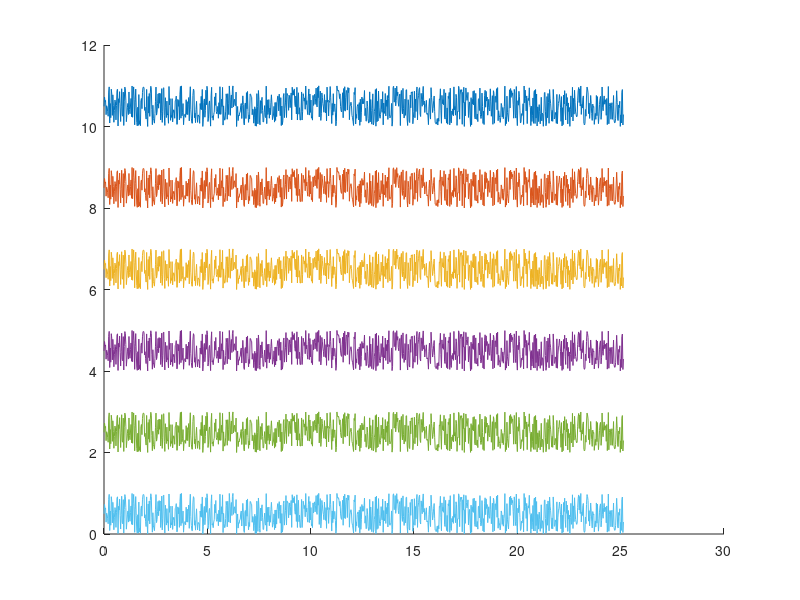

Write the MATLAB code that produced this figure. (Note: this script raises an error after producing the figure.)
clear;
close all;
clc;

t = linspace(0, 8*pi, 1000);
% y1 = sin(t);
% y2 = cos(t);
% y3 = -sin(t);
% y4 = -cos(t);
% y5 = tan(t);
% y6 = -tan(t);
y = rand(1, length(t));

y1 = 10 + y;
y2 = 8 + y;
y3 = 6 + y;
y4 = 4 + y;
y5 = 2 + y;
y6 = y;

fig = figure(1);
hold on;
ax(1) = plot(t,y1);
ax(2) = plot(t,y2);
ax(3) = plot(t,y3);
ax(4) = plot(t,y4);
ax(5) = plot(t,y5);
ax(6) = plot(t,y6);
hold off;

plotline(ax, 3);
plotcolor(ax(1), 'green');
plotcolor(ax(2), 'purple');
plotcolor(ax(3), 'red');
plotcolor(ax(4), 'orange');
plotcolor(ax(5), 'cyan');
plotcolor(ax(6), 'magenta');
plottext(ax, 'title', {'legend1', 'legend2', 'legend3'}, 'Time [$s$]', 'Voltage [$V$]', 'fontsize', 10, 'legendloc', 'northeast');
figsize(fig, 'o'); %try 'm', 'b', 'o'/'r'
xlim([t(1) t(end)]);
% ylim([-1 10]);

%% Save image
% location = "./images/exampleimage"; %folder + filename without extension
% extension = ".png";
% SaveImage(fig, location, extension);

